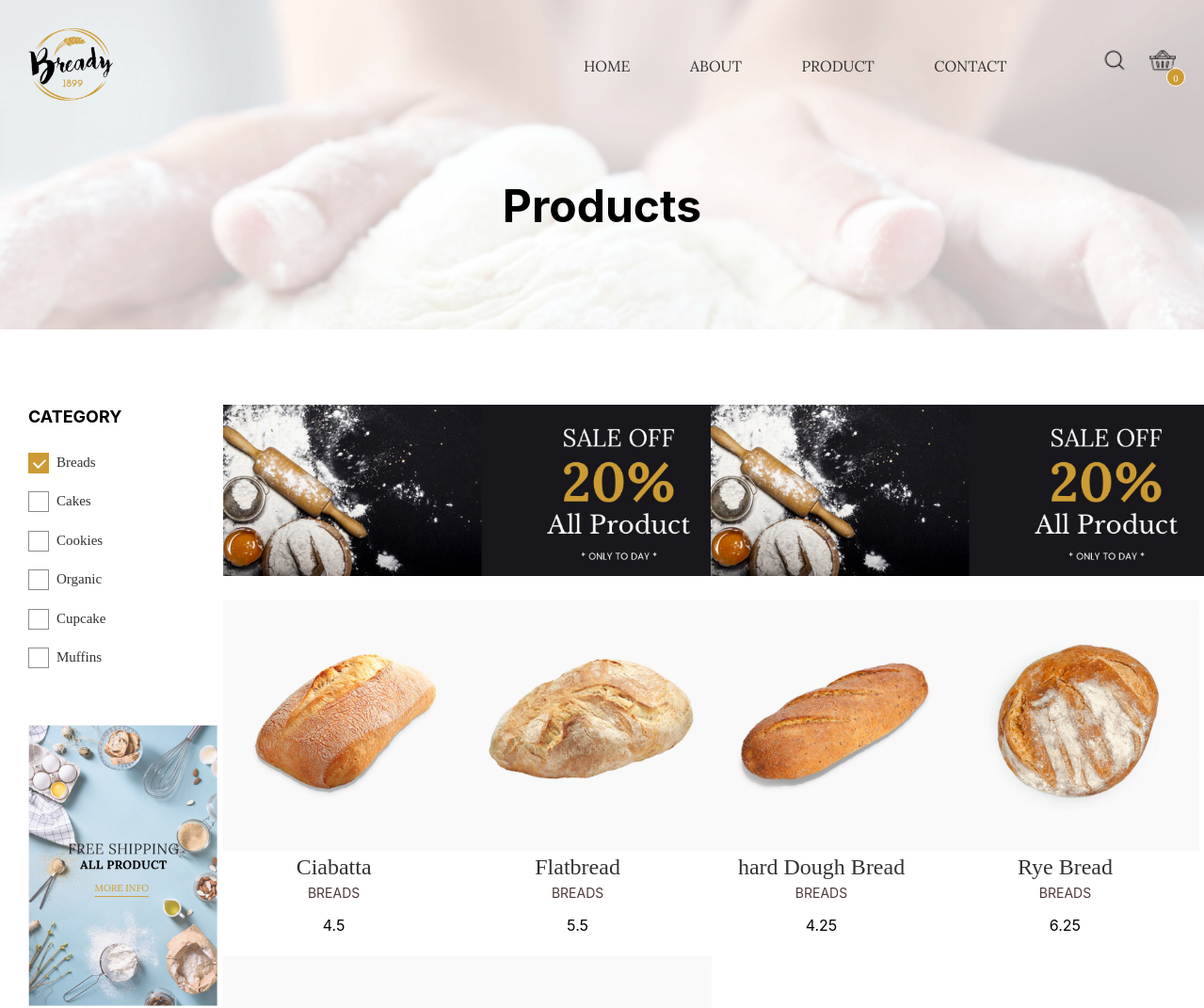
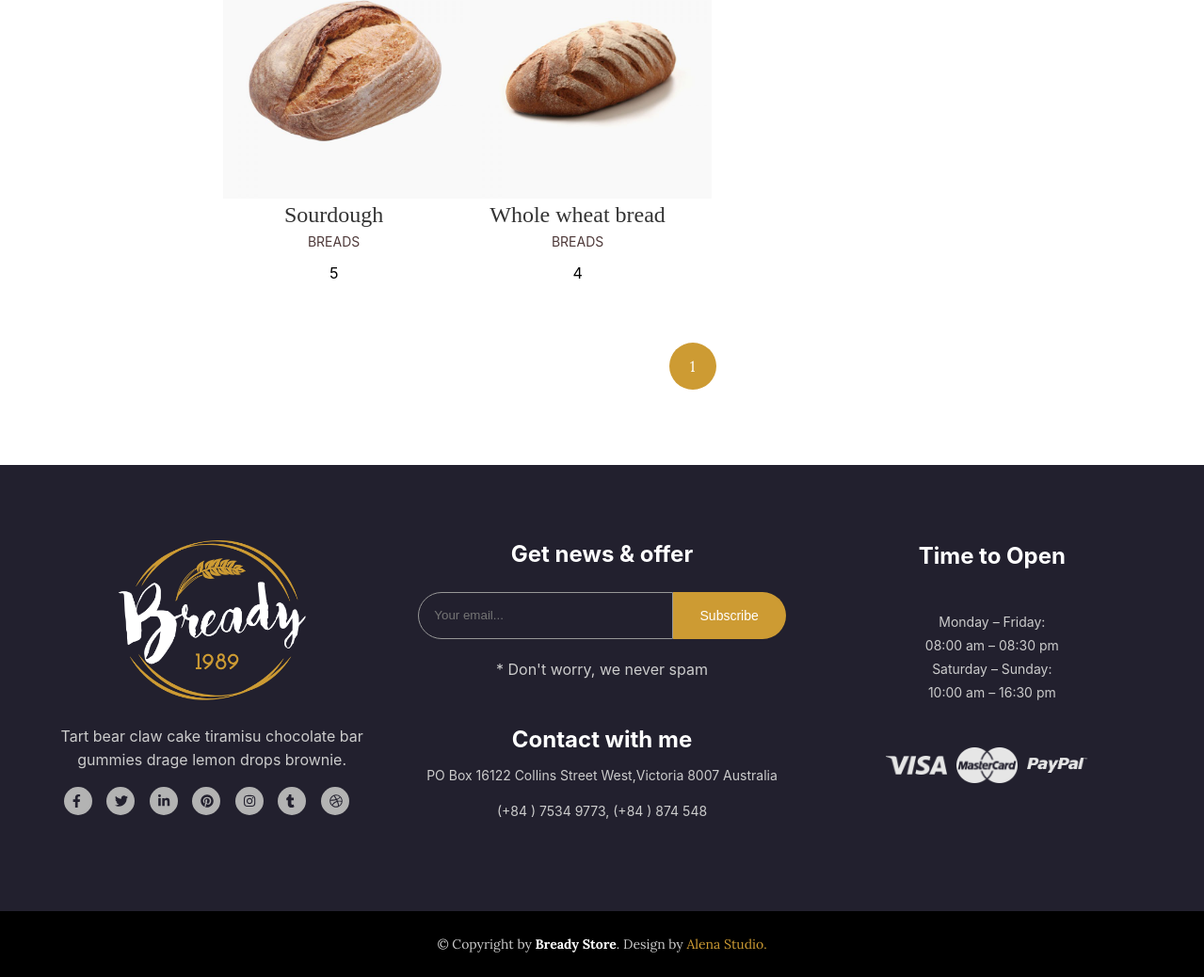
/?pages=products&cate=1, run on the app's committed database (2 pictures, top to bottom).
### tables this page shows
CREATE TABLE `brand` (
  `id` int(11) NOT NULL,
  `brandName` varchar(50) NOT NULL,
  `status` tinyint(4) NOT NULL DEFAULT 1
);

CREATE TABLE `products` (
  `id` int(11) NOT NULL,
  `brandid` int(11) NOT NULL,
  `name` varchar(100) NOT NULL,
  `price` float NOT NULL,
  `image` varchar(500) NOT NULL,
  `quality` int(11) NOT NULL,
  `description` text NOT NULL,
  `status` tinyint(4) NOT NULL DEFAULT 1,
  `hot` tinyint(4) NOT NULL DEFAULT 0
);

### view/products.php (the view, shortened to what this page needs)
<?php
    $sql="Select p.*,b.brandName from products as p, brand as b where b.id=p.brandid and p.status=1";
    $sqlCate="Select * from brand where status=1";
    $categories=$conn->query($sqlCate);
    $pages='products';
    if(isset($_GET['cate'])){
        $categoryId=$_GET['cate'];
        $sql.=" and p.brandid=".$categoryId;
        $pages='products&cate='.$categoryId;
    }elseif (isset($_GET['keyword'])){
        $keyword=$_GET['keyword'];
        $sql.=" and p.name like '%".$keyword."%'";
        $pages='products&keyword='.$keyword;
    }
    $page=1;
    $numberPro=12;
    $from=($page-1)*$numberPro;
    $totalPro=$conn->query($sql);
    $totalPro=ceil(mysqli_num_rows($totalPro)/$numberPro);
    $sql.=" limit $from,$numberPro";
    $result=$conn->query($sql);
?>
<div class="product__main">
    <div class="container">
        <div class="row">
            <div class="col l-2 m-0 c-0">
                <div class="product__filter">
                    <h3>Category</h3>
                    <ul class="product__cate-list">
                        <?php foreach ($categories as $category):?>
                            <li class="product__cate-item <?=(isset($_GET['cate']) && $_GET['cate']==$category['id'])?'current-cate':''?>">
                                <a href="?pages=products&cate=<?=$category['id']?>" class="cate-name"><?=$category['brandName']?></a>
                            </li>
                        <?php endforeach;?>
                    </ul>
                </div>
                <div class="product__adventage">
                    <img src="./images/views/widget-ads.jpg" alt="" class="product__adventage-img">
                </div>
            </div>
            <div class="col l-10 m-12 c-12">
                <div class="product__banner">
                    <div class="row">
                        <div class="col l-6 m-6">
                            <a href="" class="product__colection">
                                <img src="./images/views/product-1.jpg" alt="" class="product__colection-img">
                            </a>
                        </div>
                        <div class="col l-6 m-6">
                            <a href="" class="product__colection">
                                <img src="./images/views/product-1.jpg" alt="" class="product__colection-img">
                            </a>
                        </div>
                    </div>
                </div>
                <div class="row product">
                    <?php if(mysqli_fetch_array($result) !=null) :?>
                        <?php foreach ($result as $item) :?>
                        <div class="col l-3 m-4 c-6">
                            <div class="product-item">
                                <div class="product-thumbnail">
                                </div>
                                <div class="product-content">
                                    <a href="?pages=detail&id=<?=$item['id']?>" class="product-title"><?=$item['name']?></a>
                                    <p class="product-category"><?=$item['brandName']?></p>
                                    <p class="product-price"><?=$item['price']?></p>
                                </div>
                            </div>
                        </div>
                        <?php endforeach;?>
                    <?php endif;?>
                </div>
                <div class="product__pagination">
                    <ul class="product__pagination-list">
                        <?php for ($i=1;$i<=$totalPro;$i++) :?>
                            <li class="product__pagination-item <?= (empty($_GET['page']) && $i==1) || (isset($_GET['page']) && $_GET['page']==$i) ? 'active-page':''?>">
                                <a href="?pages=<?=$pages?>&page=<?=$i?>" class="product__pagination-link"><?=$i?></a>
                            </li>
                        <?php endfor;?>
                    </ul>
                </div>
            </div>
        </div>
    </div>
</div>

### css/main.css (style rules this page uses)
:root { --black-color:#000000; --white-color:#ffffff; --footer-color:#22202e; --button-color:#cd9b33; --info-color:#c7c7c7; --max-width: 1170px; }
a { text-decoration: none; }
ul>li { list-style: none; }
h3 { font-family: "Kaushan Script", cursive; font-size:48px; font-weight:400; color: var(--black-color); margin-bottom: 10px; }
p { font-size: 20px; font-weight: 400; color: #000; font-family: BlinkMacSystemFont,"Lora", serif; margin-bottom: 10px; line-height: 1.6em; }
a { color:inherit; }

### css/styles.css (style rules this page uses)
* { padding: 0; margin: 0; box-sizing: border-box; }
html { font-size:14px; }
body { background-color:var(--white-color); font-family: BlinkMacSystemFont "Lora", serif; font-size: 14px; line-height: 1.42857143; color: #333; overflow-x: hidden; overflow-y: scroll; scroll-behavior: smooth; }
.container { padding: 0 30px; margin:0 auto; width: 100%; }
.product-item { height:auto; margin-bottom: 20px; position: relative; }
.product-title { font-size: 24px; color: var(--block-color); }
.product-category { text-transform: uppercase; color: #4e3939; font-size: 14px; }
.product-price { font-size:16px; }
.history,.product__main { padding:80px 0 40px; }
.product-thumbnail { width:260px; overflow: hidden; position: relative; }
.product-content { text-align: center; }
.product__filter { min-width: 280px; flex:0; }
.product__filter h3 { text-transform: uppercase; margin-bottom: 25px; font-weight: 700; font-size: 18px; line-height: 26px; font-family: BlinkMacSystemFont,"Lora", serif; }
.product__cate-list { margin-bottom: 20px; padding-bottom:20px; }
.product__cate-item { margin-bottom:20px }
.cate-name { position: relative; display: block; padding-left: 30px; font-size: 15px; color: #313131; }
.cate-name::before { display: inline-block; position: absolute; top: 0; left: 0; content: ''; width: 20px; height: 20px; border: solid 1px #8d8d8d; }
.cate-name::after { content: ''; display: inline-block; position: absolute; top: 4px; left: 8px; color: #fff; width: 6px; height: 10px; border-right: 2px solid #fff; border-bottom: 2px solid #fff; transform: rotate(45deg); opacity: 0; }
.current-cate > .cate-name::before { background-color: var(--button-color); border-color: var(--button-color); }
.current-cate > .cate-name::after { opacity: 10; }
.product__adventage-img { width: 201px; }
.product__banner { margin-bottom: 20px; }
.product__colection { overflow: hidden; }
.product__colection-img { max-width:560px; transition: all 0.8s cubic-bezier(0.7, 0, 0.3, 1); }
.product__pagination { text-align: center; padding: 40px; z-index: 1; }
.product__pagination-list { display:inline-block; }
.product__pagination-list > li { display: inline-block; margin-right: 15px; text-align: center; }
.product__pagination-link { padding: 0 17px; position: relative; display: inline-block; z-index: 30; font-family: "Lora", serif; font-size: 16px; color: #313131; line-height: 50px; border-radius: 0; border: none; background-color: transparent !important; }
.product__pagination-link::before { content: ''; position: absolute; top: 50%; left: 50%; width: 50px; height: 50px; background-color: #e4e4e4; transform: translate(-50%, -50%); border-radius: 50%; z-index: -2; }
.product__pagination-link::after { width: 45px; height: 45px; background-color: var(--button-color); z-index: -1; visibility: hidden; opacity: 0; content: ''; position: absolute; top: 50%; left: 50%; transform: translate(-50%, -50%); border-radius: 50%; }
.active-page { border:none; }
.active-page > .product__pagination-link { color: var(--white-color); }
.active-page > .product__pagination-link::before { background-color: var(--button-color); }
.active-page > .product__pagination-link::after { opacity: 1; visibility: visible; }

### data on the page
brand: brandName "Breads"
brand: brandName "Cakes"
brand: brandName "Cookies"
brand: brandName "Organic"
brand: brandName "Cupcake"
brand: brandName "Muffins"
products: name "Ciabatta", brandid.brandName "BREADS", price "4.5"
products: name "Flatbread", brandid.brandName "BREADS", price "5.5"
products: name "hard Dough Bread", brandid.brandName "BREADS", price "4.25"
products: name "Rye Bread", brandid.brandName "BREADS", price "6.25"
products: name "Sourdough", brandid.brandName "BREADS", price "5"
products: name "Whole wheat bread", brandid.brandName "BREADS", price "4"

### other printed values
$_GET['pages'] "Products"
